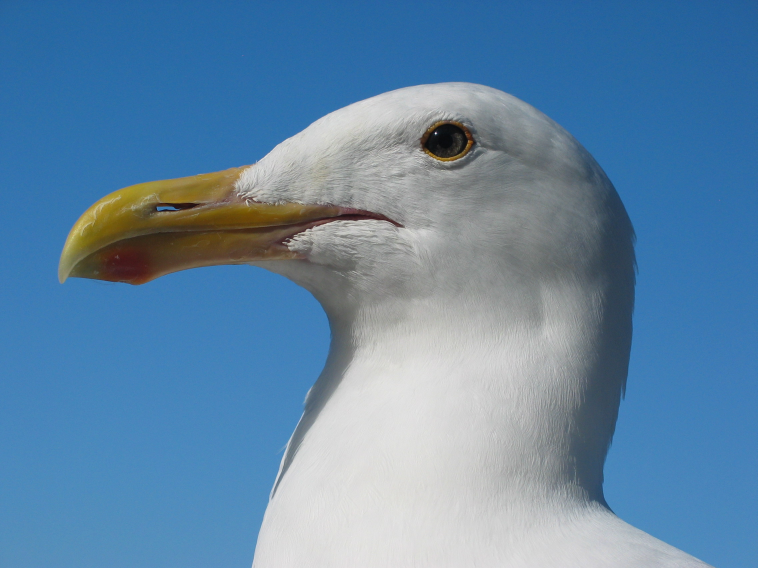
#> input picture Gamal_work/images/Gull_portrait_ca_usa.jpg, 2272 x 1704 px (shown at 1/3 size)
$ jupyter execute lowhigh.ipynb
#> lines starting #> are read from the running program, lines starting #| are printed output that depends on the picture; after the words box and inside, x2 and y2 are one past the last pixel; in counts of white or black regions, pixels touching at a corner belong together
[cell 1]
# transform image into frequency domain using Fourier
# multiply with a filter H(u,v)
# H(u,v) will equal 1 if D(u,v) smaller than or equalD0
# H(u,v) will equal 0 if D(u,v) greater than D0
# D is the radius from the center
# D0 is the cut off freq and it should be positive
# D = [(u - M / 2) ** 2 + (v - N / 2) ** 2] ** (1/2)
# take the inverse Fourier's Transform

[cell 2]
from numpy.fft import fft2, fftshift, ifftshift, ifft2
import numpy as np
import matplotlib.pyplot as plt
import cv2 as cv

[cell 3]
# image1_path = "jocelyn-morales-mGmhfO2CVV8-unsplash (1).jpg"
image2_path = "../images/Gull_portrait_ca_usa.jpg"
# image1 = cv.imread(image1_path, 0)
image2 = cv.imread(image2_path, 0)
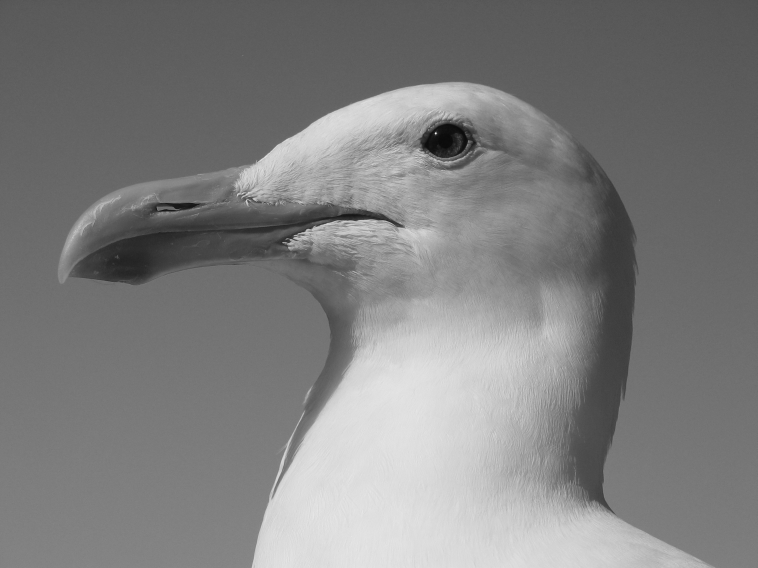
#> image2: shape (1704, 2272) (shown at 1/3 size); min 2, max 255, mean 127

[cell 4]
image2_freq = fft2(image2)
image2_freq_shift = fftshift(image2_freq)
plt.imshow(np.log1p(np.abs(image2_freq_shift)), cmap='gray')
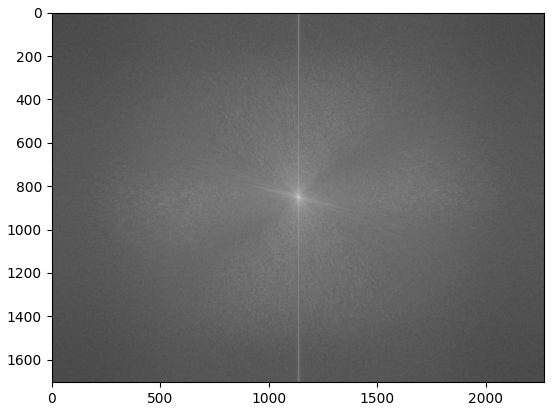
#> figure drawn by matplotlib, 1 panel

[cell 5]
M,N = image2.shape  # M is number of rows and N is the number of columns
#> M = 1704; N = 2272
D0 = 200
H = np.zeros((M,N), dtype=np.float32)
for u in range(M):
    for v in range(N):
        D = ((u - M / 2) ** 2 + (v - N / 2) ** 2) ** (1 / 2)
        if D <= D0:
            H[u,v] = 1
        else:
            H[u,v] = 0
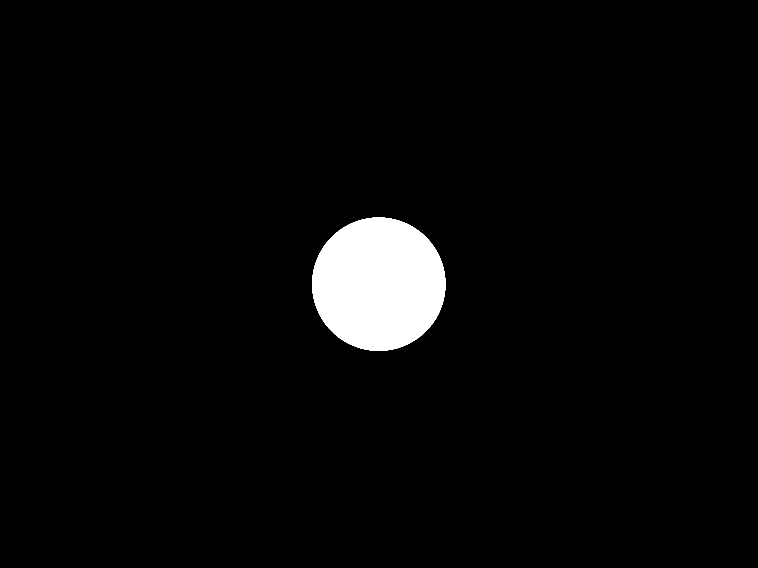
#> H: shape (1704, 2272) float32 (shown at 1/3 size); values 0 (black) and 1 (white), 3.2% white; 1 white region, box (x1, y1, x2, y2) and area: (936, 652, 1337, 1053) 125629

fig = plt.figure()
fig.add_subplot(1, 2, 1)
plt.imshow(H, cmap='gray')
fig.add_subplot(1, 2, 2)
plt.imshow(1 - H, cmap='gray') # highpass

[cell 6]
G_shift = H * image2_freq_shift
fig = plt.figure()
fig.add_subplot(1, 2, 1)
plt.imshow(np.log1p(np.abs(G_shift)), cmap='gray')
fig.add_subplot(1, 2, 2)
G2_shift = (1 - H) * image2_freq_shift
plt.imshow(np.log1p(np.abs(G2_shift)), cmap='gray')
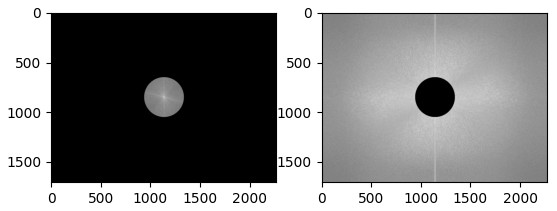
#> figure drawn by matplotlib, 2 panels

[cell 7]
G = ifftshift(G_shift)
G2 = ifftshift(G2_shift)
fig = plt.figure()
fig.add_subplot(1, 2, 1)
plt.imshow(np.log1p(np.abs(G)), cmap='gray')
fig.add_subplot(1, 2, 2)
G2_shift = (1 - H) * image2_freq_shift
plt.imshow(np.log1p(np.abs(G2)), cmap='gray')
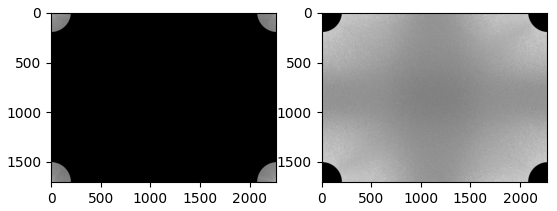
#> figure drawn by matplotlib, 2 panels

[cell 8]
g = ifft2(G)
g2 = ifft2(G2)
fig = plt.figure()
fig.add_subplot(1, 2, 1)
plt.imshow(np.abs(g), cmap='gray')
fig.add_subplot(1, 2, 2)
G2_shift = (1 - H) * image2_freq_shift
plt.imshow(np.abs(g2), cmap='gray')
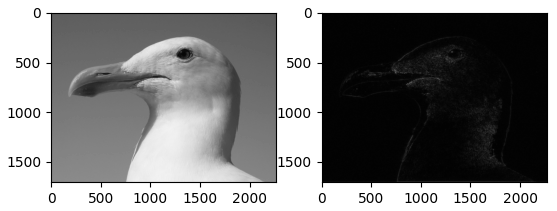
#> figure drawn by matplotlib, 2 panels

[cell 9]
# transform image into frequency domain using Fourier
# multiply with a filter H(u,v)
# H(u,v) will equal 1 if D(u,v) smaller than or equalD0
# H(u,v) will equal 0 if D(u,v) greater than D0
# D is the radius from the center
# D0 is the cut off freq and it should be positive
# D = [(u - M / 2) ** 2 + (v - N / 2) ** 2] ** (1/2)
# take the inverse Fourier's Transform
# if you combined the low freq from an image and the high freq from another image then you will get hybrid image
"""
Low pass filter removes the high frequency components that means it keeps low frequency components.
It is used for smoothing the image.
It is used to smoothen the image by attenuating high frequency components and preserving low frequency components.

High pass filter removes the low frequency components that means it keeps high frequency components.
It is used for sharpening the image.
It is used to sharpen the image by attenuating low frequency components and preserving high frequency components.

A hybrid image is an image that is perceived in one of two different ways, depending on viewing distance, based on the way humans process visual input.
"""

from numpy.fft import fft2, fftshift, ifftshift, ifft2
import numpy as np
import matplotlib.pyplot as plt
import cv2 as cv

# -----------------reading the image-----------
image1_path = "../images/colorful.jpg"
image1 = cv.imread(image1_path, 0)
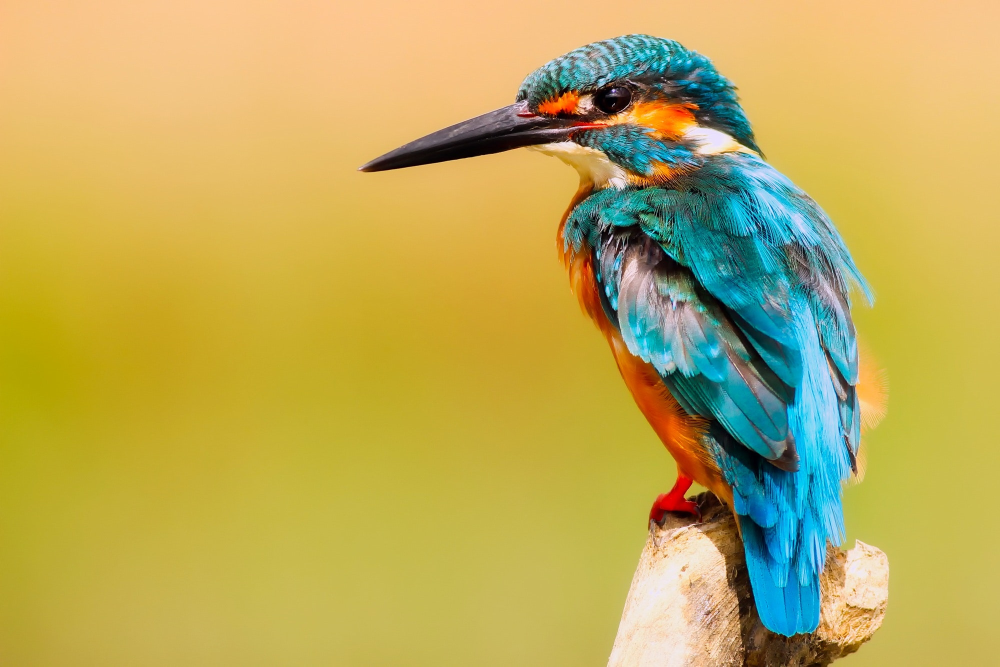
#> input picture Gamal_work/images/colorful.jpg, 2000 x 1333 px (shown at 1/2 size)
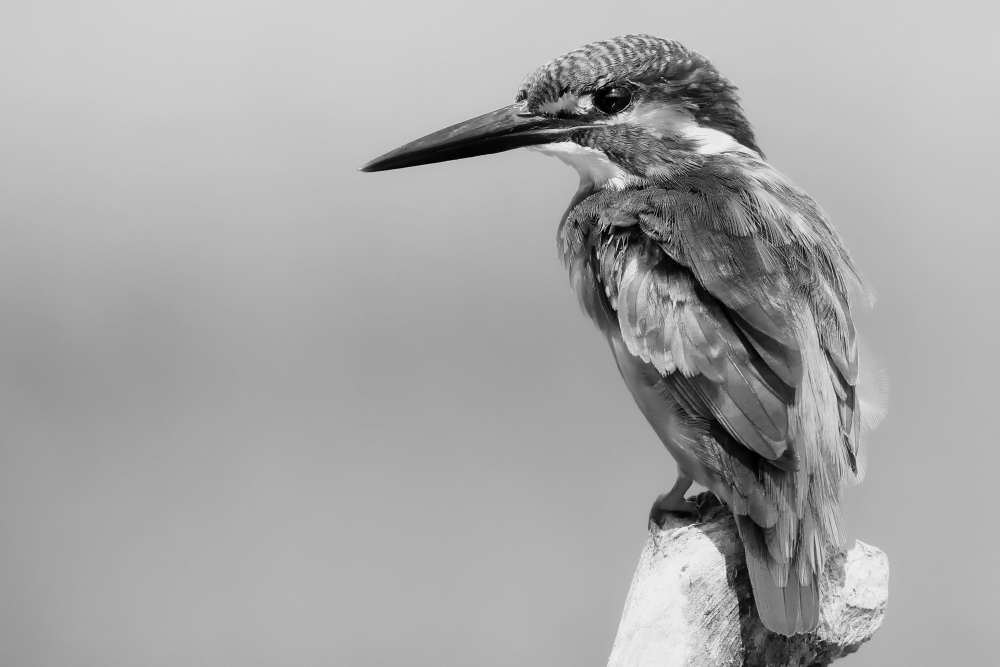
#> image1: shape (1333, 2000) (shown at 1/2 size); min 0, max 252, mean 167.3
image2_path = "../images/bird.jpg"
image2 = cv.imread(image2_path, 0)
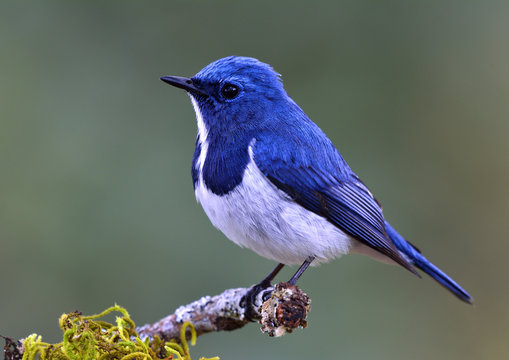
#> input picture Gamal_work/images/bird.jpg, 509 x 360 px
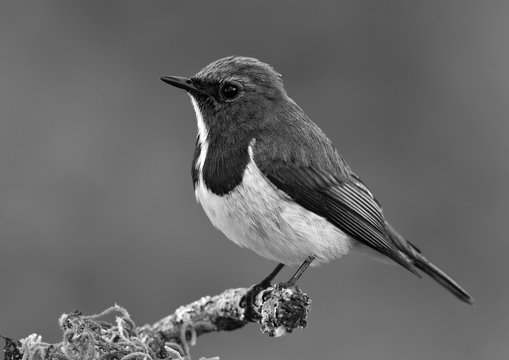
#> image2: shape (360, 509); min 0, max 255, mean 103.4

# -----------------function to resize an image
def resize(image):
    resized = cv.resize(image, (400, 400))
    return resized


# -----------------function to calculate the filter

def filter(image, cut_off_freq = 50):
    img = resize(image)
    M, N = img.shape
    H = np.zeros((M, N), dtype = np.float32)
    D0 = cut_off_freq
    for u in range(M):
        for v in range(N):
            D = ((u - M / 2) ** 2 + (v - N / 2) ** 2) ** (1 / 2)
            if D <= D0:
                H[u,v] = 1
            else:
                H[u,v] = 0

    lowpass_filter = H
    highpass_filter = 1 - H

    image_FT = fft2(img)
    image_FT_shift = fftshift(image_FT)
    G_shift_low = image_FT_shift * lowpass_filter
    G_shift_high = image_FT_shift * highpass_filter
    g_low = ifft2(ifftshift(G_shift_low))
    g_high = ifft2(ifftshift(G_shift_high))

    return g_low, g_high

# ------------------------------hybrid function
option = ""     # user input option
def hybrid(r_filter_1, r_filter_2, options):                # returned from filter 1 and returned from filter 2
    if options == "lowpass + highpass":
        return r_filter_1[0] + r_filter_2[1]
    else:
        return r_filter_1[1] + r_filter_2[0]
